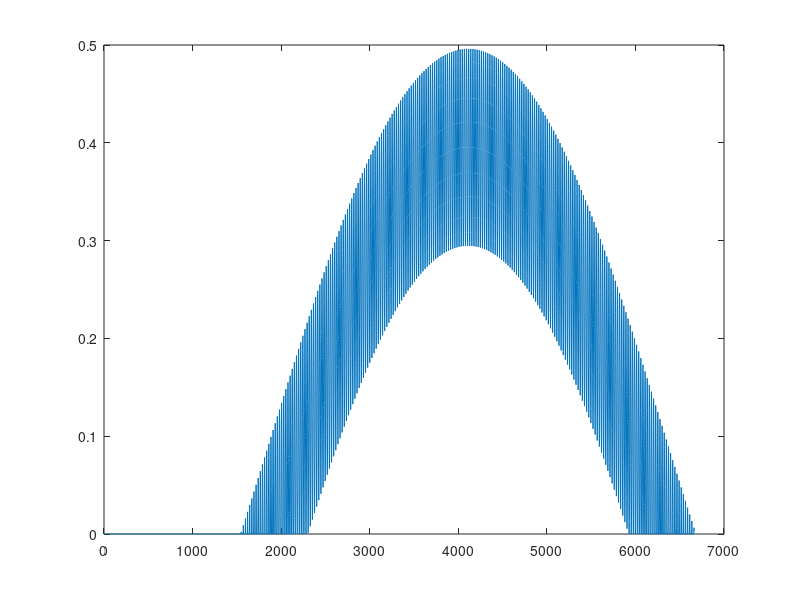

Recreate this plot in MATLAB.
%%%
clc, clear all, close all

%% Declare constants

%%%Time Step
t_step = 1/24;

%%%Time Vector
t = [0:t_step:365]';

%%%Start and end of day - assuming that 12 hours long
d_start = 6/24; %%%Sunrise is at 6am
d_end = 18/24; %%%Sunset is at 6pm

%% Define our system angles

%%%Tilt
eta = 50;

%%%panel orientation
zeta = 0;

%%%Lattitude
lat = 33.7;

%% Brute force angles
p = [];
solar_dec = [];
for i = 1:length(t)
    %%% Hour angle
    alpha = (2*pi/86400)*(rem(t(i),1)*86400-43200); %%%[radians]

    %%% Solar Declination
    solar_dec = 23.44*sind(360*(t(i)-80)/365.25); %%%[ Degrees]

    %%% Zenith angle - %%%DOUBLE CHECK SLIDES%%%
    zen = acosd(sind(solar_dec)*sind(lat) + cosd(solar_dec)*cosd(lat)*cos(alpha)); %%%[Degrees]

    %%%Azimuthal angle
    az = atand(sin(alpha)/(sind(lat)*cos(alpha)-cosd(lat)*tand(solar_dec)));

    %%% Adding logic to az angle
    if alpha >= 0 && tand(az) >= 0
        az = az + 180;
    elseif alpha >= 0 && tand(az) < 0
        az = az + 360;
    elseif alpha < 0 && tand(az) >= 0
        % az = az;
    else
        az = az + 180;
    end

if (cosd(eta)*cosd(zen) + sind(eta)*sind(zen)*cosd(az-zeta)) > 0
p(i,1) = 1*(cosd(eta)*cosd(zen) + sind(eta)*sind(zen)*cosd(az-zeta));

end

end

plot(p)